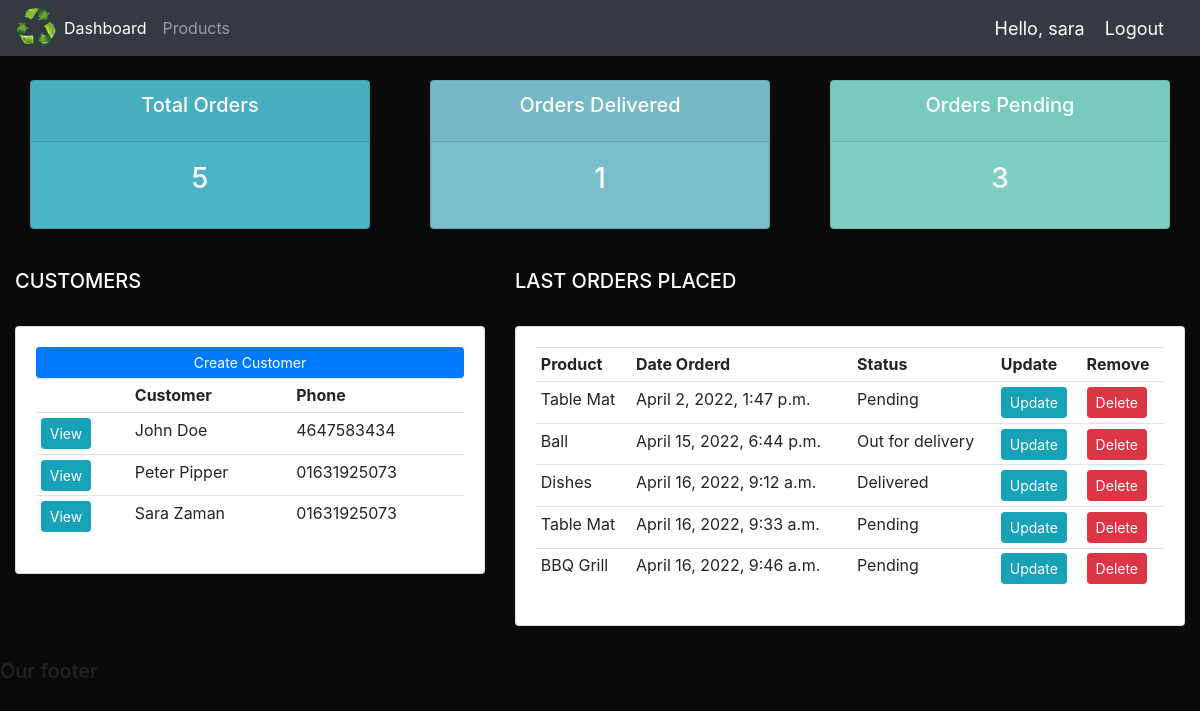
The app's page / (signed in), older data.
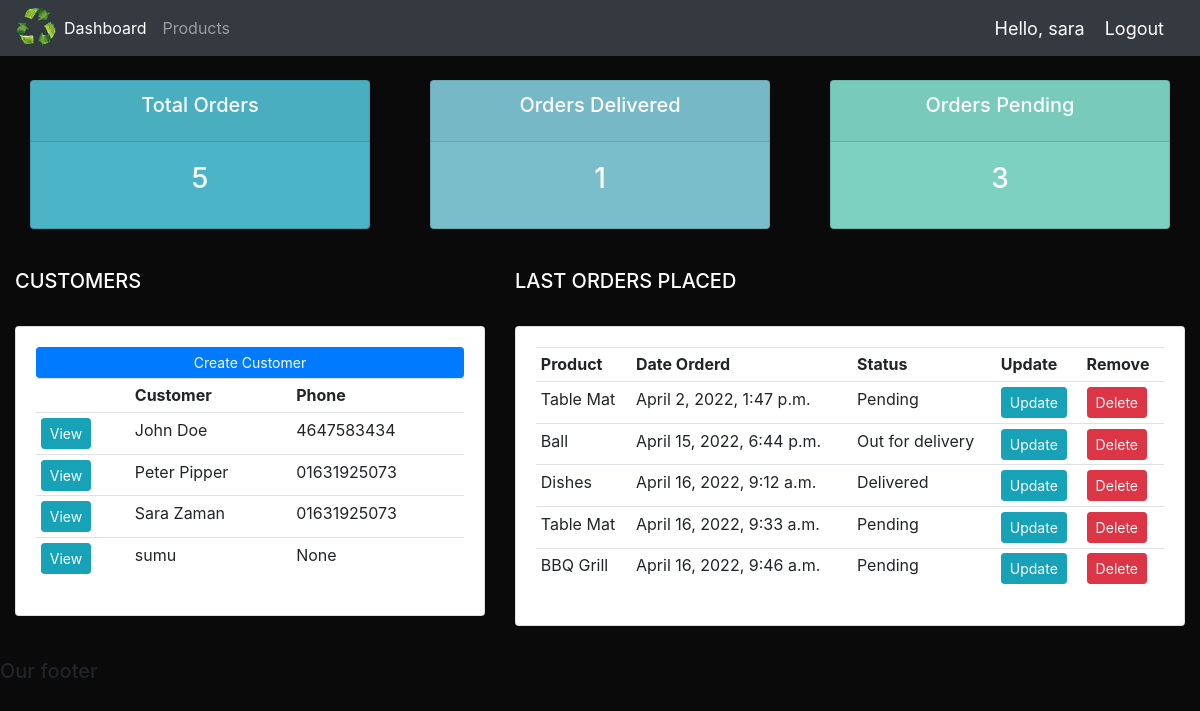
The same page, newer data.
### recycle/models.py (models this page shows, shortened)
class Customer(models.Model):
	user = models.OneToOneField(User, null=True, blank=True, on_delete=models.CASCADE)
	name = models.CharField(max_length=200, null=True)
	phone = models.CharField(max_length=200, null=True)
	email = models.CharField(max_length=200, null=True)
	profile_pic = models.ImageField(default="profile1.png", null=True, blank=True)
	date_created = models.DateTimeField(auto_now_add=True, null=True)

class Order(models.Model):
	STATUS = (
			('Pending', 'Pending'),
			('Out for delivery', 'Out for delivery'),
			('Delivered', 'Delivered'),
			)
	customer =models.ForeignKey(Customer, null=True, on_delete=models.SET_NULL)
	product = models.ForeignKey(Product, null=True, on_delete=models.SET_NULL)
	date_created = models.DateTimeField(auto_now_add=True, null=True)
	status = models.CharField(max_length=200, null=True, choices=STATUS)
	note = models.CharField(max_length=1000, null=True)

class Product(models.Model):
	CATEGORY = (
			('Indoor', 'Indoor'),
			('Out Door', 'Out Door'),
			)
	name = models.CharField(max_length=200, null=True)
	price = models.FloatField(null=True)
	category = models.CharField(max_length=200, null=True, choices=CATEGORY)
	description = models.CharField(max_length=200, null=True, blank=True)
	date_created = models.DateTimeField(auto_now_add=True, null=True)
	tags=models.ManyToManyField(Tag)
	def __str__(self):
		return self.name

### recycle/views.py (the view)
# urls.py: 2. Add a URL to urlpatterns:  path('', views.home, name='home')
@login_required(login_url='login')
@admin_only
def home(request):
	orders = Order.objects.all()
	customers = Customer.objects.all()
	total_customers = customers.count()
	total_orders = orders.count()
	delivered = orders.filter(status='Delivered').count()
	pending = orders.filter(status='Pending').count()
	context = {'orders':orders, 'customers':customers, 'total_orders':total_orders,
	'delivered':delivered, 'pending':pending}
	return render(request, 'recycle/dashboard.html', context)

### recycle/templates/recycle/dashboard.html
{%  extends 'recycle/main.html' %}
{% block content %}
{%  include 'recycle/status.html' %}
<br>
<div class="row">
	<div class="col-md-5">
		<h5 class="text-white">CUSTOMERS</h5>
		<hr>
		<div class="card card-body">
			<a class="btn btn-primary  btn-sm btn-block" href="">Create Customer</a>
			<table class="table table-sm">
				<tr>
					<th></th>
					<th>Customer</th>
					<th>Phone</th>
				</tr>
				{% for customer in customers %}
					<tr>
						<td><a class="btn btn-sm btn-info" href="{% url 'customer' customer.id %}">View</a></td>
						<td>{{customer.name}}</td>
						<td>{{customer.phone}}</td>
					</tr>
				{% endfor %}
			</table>
		</div>
	</div>
	<div class="col-md-7">
		<h5 class="text-white">LAST ORDERS PLACED</h5>
		<hr>
		<div class="card card-body">
			<table class="table table-sm">
				<tr>
					<th>Product</th>
					<th>Date Orderd</th>
					<th>Status</th>
					<th>Update</th>
					<th>Remove</th>
				</tr>
				{% for order in orders %}
					<tr>
						<td>{{order.product}}</td>
						<td>{{order.date_created}}</td>
						<td>{{order.status}}</td>
						<td><a class="btn btn-sm btn-info" href="{% url 'update_order' order.id %}">Update</a></td>
						<td><a class="btn btn-sm btn-danger" href="{% url 'delete_order' order.id %}">Delete</a></td>
					</tr>
				{% endfor %}
			</table>
		</div>
	</div>
</div>
{% endblock %}

### recycle/templates/recycle/main.html (shortened to what this page needs)
{% load static %}
<!DOCTYPE html>
<html>
<head>
	<link rel="stylesheet" href="https://stackpath.bootstrapcdn.com/bootstrap/4.3.1/css/bootstrap.min.css">
	<link rel="stylesheet" type="text/css" href="{% static '/css/main.css' %}">
</head>
<body>
	{%  include 'recycle/navbar.html' %}
	<div class="container-fluid">
	{% block content %}
	{% endblock %}
    </div>
	<hr>
	<h5>Our footer</h5>
</body>
</html>

### recycle/templates/recycle/navbar.html (shortened to what this page needs)
{% load static %}
<nav class="navbar navbar-expand-lg navbar-dark bg-dark">
 <img src="{% static 'images/logo.png' %}", width="40">
  <div class="collapse navbar-collapse" id="navbarNav">
    <ul class="navbar-nav">
      {% if request.user.is_staff %}
      <li class="nav-item active">
        <a class="nav-link" href="{% url 'home' %}">Dashboard</a>
      </li>
      <li class="nav-item">
        <a class="nav-link" href="{% url 'products' %}">Products</a>
      </li>
      {% else %}
       <li class="nav-item">
        <a class="nav-link" href="{% url 'account' %}">Settings</a>
      </li>
      {% endif %}
    </ul>
  </div>
  <span class="hello-msg">Hello, {{request.user}}</span>
  <span ><a  class="hello-msg" href="{% url 'logout' %}">Logout</a></span>
</nav>

### recycle/templates/recycle/status.html
<br>
<div class="row">
	<div class="col">
		<div class="col-md">
			<div class="card text-center text-white  mb-3" id="total-orders">
			  	<div class="card-header">
			  		<h5 class="card-title">Total Orders</h5>
			  	</div>
			  	<div class="card-body">
			    	<h3 class="card-title">{{total_orders}}</h3>
			  	</div>
			</div>
		</div>
	</div>
	<div class="col">
		<div class="col-md">
			<div class="card text-center text-white  mb-3" id="orders-delivered">
			  	<div class="card-header">
			  		<h5 class="card-title">Orders Delivered</h5>
			  	</div>
			  	<div class="card-body">
			    	<h3 class="card-title">{{delivered}}</h3>
			  	</div>
			</div>
		</div>
	</div>
	<div class="col">
		<div class="col-md">
			<div class="card text-center text-white  mb-3" id="orders-pending">
			  	<div class="card-header">
			  		<h5 class="card-title">Orders Pending</h5>
			  	</div>
			  	<div class="card-body">
			    	<h3 class="card-title">{{pending}}</h3>
			  	</div>
			</div>
		</div>
	</div>
</div>

### static/css/main.css (style rules this page uses)
body { background-color: #0a0a0a; }
#total-orders { background-color: #4cb4c7; }
#orders-delivered { background-color: #7abecc; }
#orders-pending { background-color: #7CD1C0; }

### recycle/templates/recycle/navbar.html (style rules this page uses)
.hello-msg { font-size: 18px; color: #fff; margin-right: 20px; }

Row changes from the older to the newer data that the page shows:
added Customer: name "sumu", phone "None"
